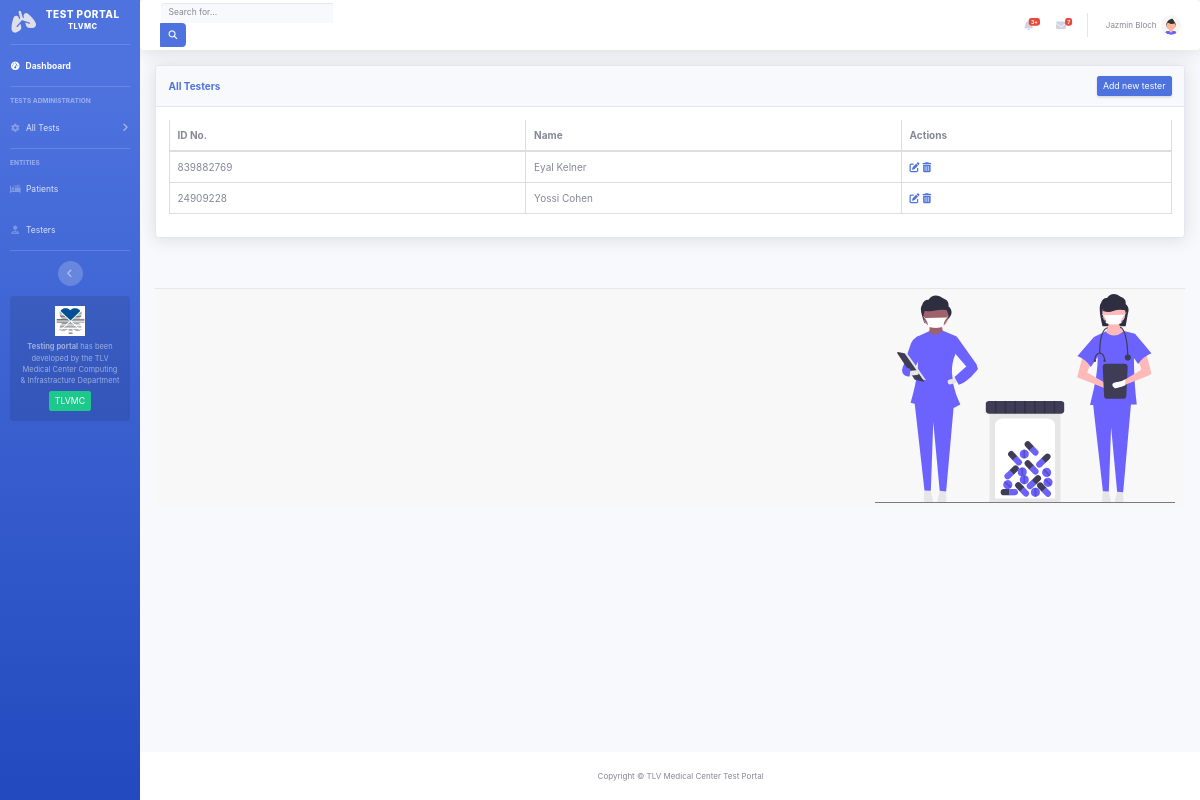
/Beryllium/testers, run on an earlier commit of the app's database.
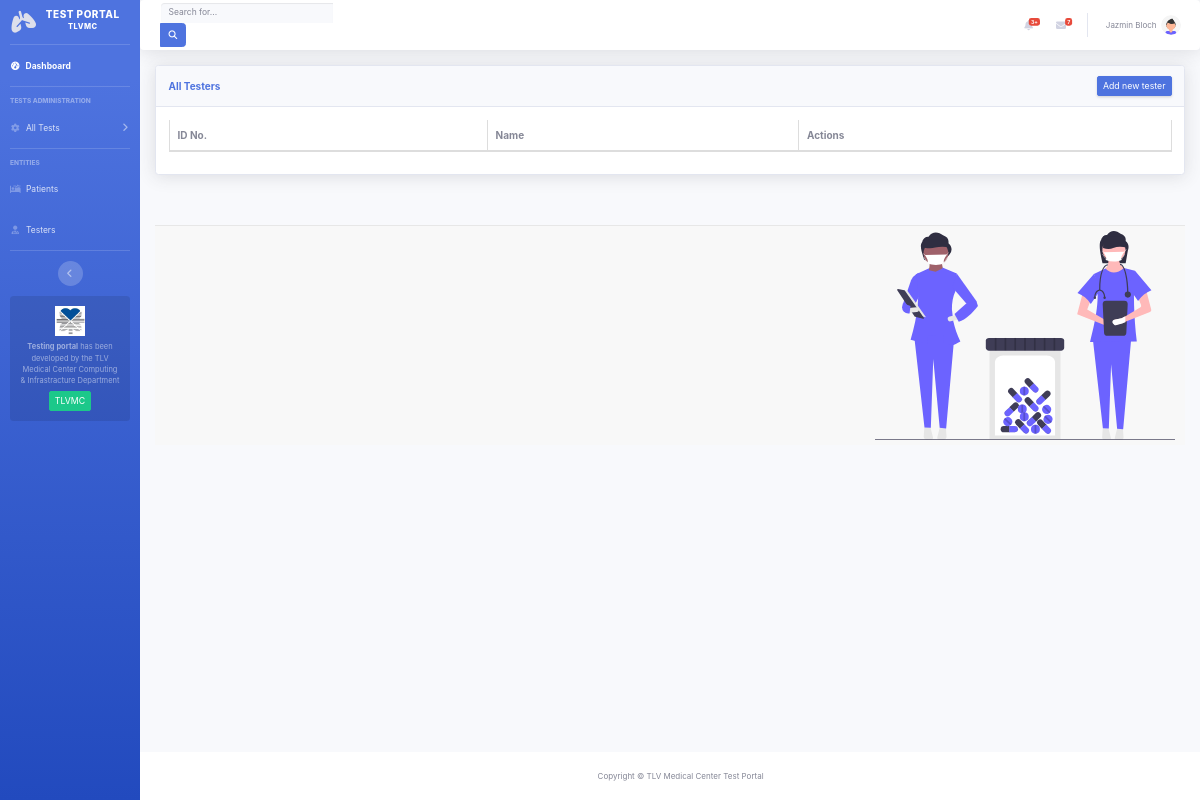
And on a later commit of the database.
### Beryllium/models.py (models this page shows)
class Tester (models.Model):
    id = models.CharField(max_length=12, primary_key=True)
    first_name = models.CharField(max_length=200)
    last_name = models.CharField(max_length=200)
    def __str__(self):
        return self.first_name + " " + self.last_name

### Beryllium/views.py (the view)
# urls.py: path('Beryllium/testers', testersView),
def testersView(request):
    template = "Beryllium/testers.html"
    context = {'testers':Tester.objects.all()}
    return render(request,template,context)

### Beryllium/templates/Beryllium/testers.html (shortened to what this page needs)
{% extends "../base_site.html" %}
    {%load static%}
    {% load crispy_forms_tags %}
{%block imports%}
<link href="{%static 'node_modules/datatables/dataTables.bootstrap4.min.css'%}" rel="stylesheet">
{%endblock%}
{%block content%}
<div class="row">
    <div class="col">
        <div class="card shadow mb-4">
            <div
            class="card-header py-3 d-flex flex-row align-items-center justify-content-between">
            <h6 class="m-0 font-weight-bold text-primary">All Testers</h6>
            <button class="d-none d-sm-inline-block btn btn-sm btn-primary shadow-sm">Add new tester</button>
            </div>
            <div class="card-body">
                <div class="table-responsive">
                        <table id="testers" class="table table-bordered">
                            <thead>
                            <tr>
                            <th>ID No.</th><th>Name</th><th>Actions</th>
                            </tr>
                            </thead>
                            <tbody>
                                {%for p in testers%}
                                <tr>
                                    <td>{{p.id}}</td><td>{{p}}</td><td><a class="edit" title="Edit" data-toggle="tooltip"><i class="fas fa-edit"></i></a>
                                        <a class="delete" title="Delete" data-toggle="tooltip"><i class="fas fa-trash-alt"></i></a></td>
                                </tr>
                                {%endfor%}
                            </tbody>
                        </table>
                </div>
            </div>
        </div>
    </div>
</div>
<br>
<footer class="sticky-footer ">
    <div class="navbar navbar-default navbar-fixed-bottom">
        <ul class="navbar-nav ml-auto">
        <img src="{%static 'vectors/undrawTesters.svg'%}" width="300px"alt="">
        </ul>
    </div>
</footer>
{%endblock%}

What changed in the data, as far as the page shows it:
removed Tester: id "839882769", first_name+last_name "Eyal Kelner"
removed Tester: id "24909228", first_name+last_name "Yossi Cohen"
